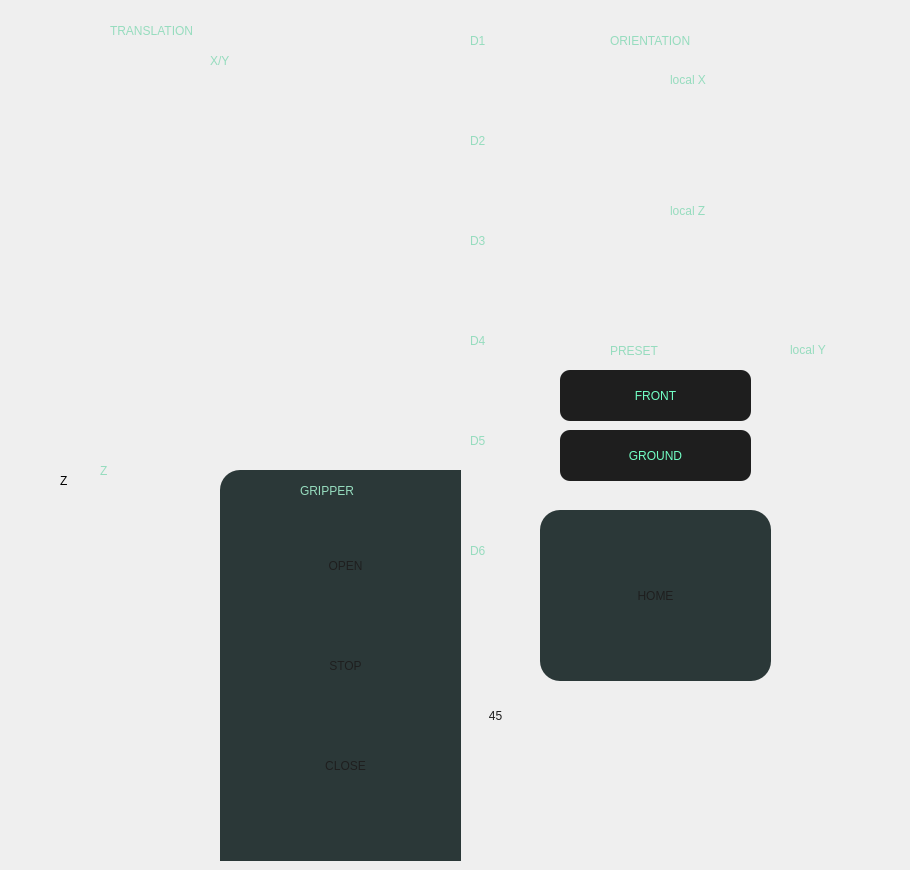
       <widget class="QWidget" name="teleoperation">
        <attribute name="title">
         <string>teleoperation</string>
        </attribute>
        <widget class="QLabel" name="label_10">
         <property name="geometry">
          <rect>
           <x>60</x>
           <y>470</y>
           <width>31</width>
           <height>21</height>
          </rect>
         </property>
         <property name="styleSheet">
          <string notr="true">    font: 75 15pt &quot;Monospace&quot;;</string>
         </property>
         <property name="text">
          <string>Z</string>
         </property>
        </widget>
        <widget class="QFrame" name="frame_16">
         <property name="geometry">
          <rect>
           <x>20</x>
           <y>10</y>
           <width>441</width>
           <height>851</height>
          </rect>
         </property>
         <property name="styleSheet">
          <string notr="true">QFrame {
    border-radius: 20px;
    border: 0px solid rgba(114, 255, 197, 255);
    background: qlineargradient(
        x1:0, y1:0,
        x2:1, y2:1,
        stop:0 rgb(42, 56, 56),
        stop:1 rgb(23, 36, 36)
    );
}</string>
         </property>
         <property name="frameShape">
          <enum>QFrame::StyledPanel</enum>
         </property>
         <property name="frameShadow">
          <enum>QFrame::Raised</enum>
         </property>
         <widget class="QLabel" name="label_6">
          <property name="geometry">
           <rect>
            <x>90</x>
            <y>0</y>
            <width>261</width>
            <height>41</height>
           </rect>
          </property>
          <property name="styleSheet">
           <string notr="true">color:rgb(150, 220, 190);
font: 75 25pt &quot;Monospace&quot;;
background-color: transparent;</string>
          </property>
          <property name="text">
           <string>TRANSLATION</string>
          </property>
         </widget>
         <widget class="QLabel" name="label_9">
          <property name="geometry">
           <rect>
            <x>190</x>
            <y>40</y>
            <width>51</width>
            <height>21</height>
           </rect>
          </property>
          <property name="styleSheet">
           <string notr="true">    font: 75 15pt &quot;Monospace&quot;;
color:rgb(150, 220, 190);
background-color: transparent;</string>
          </property>
          <property name="text">
           <string>X/Y</string>
          </property>
         </widget>
         <widget class="QWidget" name="verticalLayoutWidget_11">
          <property name="geometry">
           <rect>
            <x>30</x>
            <y>480</y>
            <width>111</width>
            <height>331</height>
           </rect>
          </property>
          <layout class="QVBoxLayout" name="verticalLayout_11">
           <item>
            <widget class="QWidget" name="JoystickPlaceholder_3" native="true"/>
           </item>
          </layout>
         </widget>
         <widget class="QWidget" name="verticalLayoutWidget_10">
          <property name="geometry">
           <rect>
            <x>20</x>
            <y>70</y>
            <width>381</width>
            <height>361</height>
           </rect>
          </property>
          <layout class="QVBoxLayout" name="verticalLayout_10">
           <item>
            <widget class="QWidget" name="JoystickPlaceholder_2" native="true"/>
           </item>
          </layout>
         </widget>
         <widget class="QLabel" name="label_17">
          <property name="geometry">
           <rect>
            <x>80</x>
            <y>450</y>
            <width>21</width>
            <height>21</height>
           </rect>
          </property>
          <property name="styleSheet">
           <string notr="true">    font: 75 15pt &quot;Monospace&quot;;
color:rgb(150, 220, 190);
background-color: transparent;</string>
          </property>
          <property name="text">
           <string>Z</string>
          </property>
         </widget>
         <widget class="QFrame" name="frame_17">
          <property name="geometry">
           <rect>
            <x>200</x>
            <y>460</y>
            <width>261</width>
            <height>411</height>
           </rect>
          </property>
          <property name="styleSheet">
           <string notr="true">QFrame {
    border-radius: 20px;
    border: 0px solid rgba(114, 255, 197, 255);
     background-color: rgb(43, 56, 56);
}</string>
          </property>
          <property name="frameShape">
           <enum>QFrame::StyledPanel</enum>
          </property>
          <property name="frameShadow">
           <enum>QFrame::Raised</enum>
          </property>
          <widget class="QLabel" name="label_11">
           <property name="geometry">
            <rect>
             <x>80</x>
             <y>10</y>
             <width>91</width>
             <height>21</height>
            </rect>
           </property>
           <property name="styleSheet">
            <string notr="true">    font: 75 15pt &quot;Monospace&quot;;
color:rgb(150, 220, 190);
background-color: transparent;</string>
           </property>
           <property name="text">
            <string>GRIPPER</string>
           </property>
          </widget>
          <widget class="QPushButton" name="gripper_open_button">
           <property name="geometry">
            <rect>
             <x>30</x>
             <y>40</y>
             <width>191</width>
             <height>111</height>
            </rect>
           </property>
           <property name="styleSheet">
            <string notr="true">QPushButton {
       background: qlineargradient(
        x1:0, y1:0,
        x2:1, y2:1,
        stop:0 rgb(70, 138, 110),
        stop:1 rgb(150, 220, 190)
    );
    color: rgba(30,30,30,255);
    border: 0px solid  rgba(255, 251, 227, 255);
    border-radius: 10px;
    padding: 6px 12px;
    font: 75 25pt &quot;Monospace&quot;;
}

QPushButton:hover {
    background-color: rgba(114, 255, 197, 255);
	color: rgba(30,30,30, 255);
    border: 4px solid #54ba90;
}

QPushButton:pressed {
    background-color: rgba(160, 255, 216, 255);
	color: rgba(30,30,30, 255);
    border: 4px solid #fc9997;
}</string>
           </property>
           <property name="text">
            <string>OPEN</string>
           </property>
          </widget>
          <widget class="QPushButton" name="gripper_stop_button">
           <property name="geometry">
            <rect>
             <x>30</x>
             <y>170</y>
             <width>191</width>
             <height>51</height>
            </rect>
           </property>
           <property name="styleSheet">
            <string notr="true">QPushButton {
       background: qlineargradient(
        x1:0, y1:0,
        x2:1, y2:1,
        stop:0 rgb(70, 138, 110),
        stop:1 rgb(150, 220, 190)
    );
    color: rgba(30,30,30,255);
    border: 0px solid  rgba(255, 251, 227, 255);
    border-radius: 10px;
    padding: 6px 12px;
    font: 75 25pt &quot;Monospace&quot;;
}

QPushButton:hover {
    background-color: rgba(247, 172, 172, 0.35);
	color: rgba(30,30,30,255);
    border: 4px solid #fc9997;
}

QPushButton:pressed {
    background-color: rgba(247, 172, 172, 0.5);
	color: rgba(30,30,30,255);
    border: 4px solid #fc9997;
}</string>
           </property>
           <property name="text">
            <string>STOP</string>
           </property>
          </widget>
          <widget class="QPushButton" name="gripper_close_button">
           <property name="geometry">
            <rect>
             <x>30</x>
             <y>240</y>
             <width>191</width>
             <height>111</height>
            </rect>
           </property>
           <property name="styleSheet">
            <string notr="true">QPushButton {
        background: qlineargradient(
        x1:0, y1:0,
        x2:1, y2:1,
        stop:0 rgb(70, 138, 110),
        stop:1 rgb(150, 220, 190)
    );
    color: rgba(30,30,30,255);
    border: 0px solid  rgba(255, 251, 227, 255);
    border-radius: 10px;
    padding: 6px 12px;
    font: 75 25pt &quot;Monospace&quot;;
}

QPushButton:hover {
    background-color: rgba(114, 255, 197, 255);
	color: rgba(30,30,30, 255);
    border: 4px solid #54ba90;
}

QPushButton:pressed {
    background-color: rgba(160, 255, 216, 255);
	color: rgba(30,30,30, 255);
    border: 4px solid #fc9997;
}</string>
           </property>
           <property name="text">
            <string>CLOSE</string>
           </property>
          </widget>
         </widget>
        </widget>
        <widget class="QFrame" name="frame_18">
         <property name="geometry">
          <rect>
           <x>530</x>
           <y>10</y>
           <width>371</width>
           <height>681</height>
          </rect>
         </property>
         <property name="styleSheet">
          <string notr="true">QFrame {
    border-radius: 20px;
    border: 0px solid rgba(114, 255, 197, 255);
    background: qlineargradient(
        x1:0, y1:0,
        x2:1, y2:1,
        stop:0 rgb(42, 56, 56),
        stop:1 rgb(23, 36, 36)
    );
}</string>
         </property>
         <property name="frameShape">
          <enum>QFrame::StyledPanel</enum>
         </property>
         <property name="frameShadow">
          <enum>QFrame::Raised</enum>
         </property>
         <widget class="QLabel" name="label_7">
          <property name="geometry">
           <rect>
            <x>80</x>
            <y>10</y>
            <width>231</width>
            <height>41</height>
           </rect>
          </property>
          <property name="styleSheet">
           <string notr="true">color:rgb(150, 220, 190);
font: 75 25pt &quot;Monospace&quot;;
background-color: transparent;</string>
          </property>
          <property name="text">
           <string>ORIENTATION</string>
          </property>
         </widget>
         <widget class="QLabel" name="label_13">
          <property name="geometry">
           <rect>
            <x>140</x>
            <y>60</y>
            <width>101</width>
            <height>20</height>
           </rect>
          </property>
          <property name="styleSheet">
           <string notr="true">    font: 75 15pt &quot;Monospace&quot;;
color:rgb(150, 220, 190);
background-color: transparent;</string>
          </property>
          <property name="text">
           <string>local X</string>
          </property>
         </widget>
         <widget class="QWidget" name="verticalLayoutWidget_14">
          <property name="geometry">
           <rect>
            <x>30</x>
            <y>90</y>
            <width>331</width>
            <height>91</height>
           </rect>
          </property>
          <layout class="QVBoxLayout" name="verticalLayout_14">
           <item>
            <widget class="QWidget" name="JoystickPlaceholder_6" native="true"/>
           </item>
          </layout>
         </widget>
         <widget class="QLabel" name="label_12">
          <property name="geometry">
           <rect>
            <x>140</x>
            <y>190</y>
            <width>91</width>
            <height>21</height>
           </rect>
          </property>
          <property name="styleSheet">
           <string notr="true">    font: 75 15pt &quot;Monospace&quot;;
color:rgb(150, 220, 190);
background-color: transparent;</string>
          </property>
          <property name="text">
           <string>local Z</string>
          </property>
         </widget>
         <widget class="QWidget" name="verticalLayoutWidget_17">
          <property name="geometry">
           <rect>
            <x>30</x>
            <y>220</y>
            <width>331</width>
            <height>91</height>
           </rect>
          </property>
          <layout class="QVBoxLayout" name="verticalLayout_18">
           <item>
            <widget class="QWidget" name="JoystickPlaceholder_4" native="true"/>
           </item>
          </layout>
         </widget>
         <widget class="QWidget" name="verticalLayoutWidget_16">
          <property name="geometry">
           <rect>
            <x>250</x>
            <y>360</y>
            <width>111</width>
            <height>311</height>
           </rect>
          </property>
          <layout class="QVBoxLayout" name="verticalLayout_17">
           <item>
            <widget class="QWidget" name="JoystickPlaceholder_5" native="true"/>
           </item>
          </layout>
         </widget>
         <widget class="QLabel" name="label_14">
          <property name="geometry">
           <rect>
            <x>260</x>
            <y>330</y>
            <width>101</width>
            <height>20</height>
           </rect>
          </property>
          <property name="styleSheet">
           <string notr="true">    font: 75 15pt &quot;Monospace&quot;;
color:rgb(150, 220, 190);
background-color: transparent;</string>
          </property>
          <property name="text">
           <string>local Y</string>
          </property>
         </widget>
         <widget class="QLabel" name="label_15">
          <property name="geometry">
           <rect>
            <x>80</x>
            <y>330</y>
            <width>101</width>
            <height>21</height>
           </rect>
          </property>
          <property name="styleSheet">
           <string notr="true">    font: 75 15pt &quot;Monospace&quot;;
color:rgb(150, 220, 190);
background-color: transparent;</string>
          </property>
          <property name="text">
           <string>PRESET</string>
          </property>
         </widget>
         <widget class="QPushButton" name="front_preset_button">
          <property name="geometry">
           <rect>
            <x>30</x>
            <y>360</y>
            <width>191</width>
            <height>51</height>
           </rect>
          </property>
          <property name="styleSheet">
           <string notr="true">QPushButton {
    background-color: rgba(30,30,30,255);
    color: rgba(114, 255, 197, 255);
    border: 0px solid  rgba(255, 251, 227, 255);
    border-radius: 10px;
    padding: 6px 12px;
    font: 75 25pt &quot;Monospace&quot;;
}

QPushButton:hover {
    background-color: rgba(114, 255, 197, 255);
	color: rgba(30,30,30, 255);
    border: 4px solid #54ba90;
}

QPushButton:pressed {
    background-color: rgba(160, 255, 216, 255);
	color: rgba(30,30,30, 255);
    border: 4px solid #fc9997;
}</string>
          </property>
          <property name="text">
           <string>FRONT</string>
          </property>
         </widget>
         <widget class="QPushButton" name="ground_preset_button">
          <property name="geometry">
           <rect>
            <x>30</x>
            <y>420</y>
            <width>191</width>
            <height>51</height>
           </rect>
          </property>
          <property name="styleSheet">
           <string notr="true">QPushButton {
    background-color: rgba(30,30,30,255);
    color: rgba(114, 255, 197, 255);
    border: 0px solid  rgba(255, 251, 227, 255);
    border-radius: 10px;
    padding: 6px 12px;
    font: 75 25pt &quot;Monospace&quot;;
}

QPushButton:hover {
    background-color: rgba(114, 255, 197, 255);
	color: rgba(30,30,30, 255);
    border: 4px solid #54ba90;
}

QPushButton:pressed {
    background-color: rgba(160, 255, 216, 255);
	color: rgba(30,30,30, 255);
    border: 4px solid #fc9997;
}</string>
          </property>
          <property name="text">
           <string>GROUND</string>
          </property>
         </widget>
         <widget class="QFrame" name="frame_19">
          <property name="geometry">
           <rect>
            <x>10</x>
            <y>500</y>
            <width>231</width>
            <height>171</height>
           </rect>
          </property>
          <property name="styleSheet">
           <string notr="true">QFrame {
    border-radius: 20px;
    border: 0px solid rgba(114, 255, 197, 255);
     background-color: rgb(43, 56, 56);
}</string>
          </property>
          <property name="frameShape">
           <enum>QFrame::StyledPanel</enum>
          </property>
          <property name="frameShadow">
           <enum>QFrame::Raised</enum>
          </property>
          <widget class="QPushButton" name="home_button">
           <property name="geometry">
            <rect>
             <x>10</x>
             <y>10</y>
             <width>211</width>
             <height>151</height>
            </rect>
           </property>
           <property name="styleSheet">
            <string notr="true">QPushButton {
       background: qlineargradient(
        x1:0, y1:0,
        x2:1, y2:1,
        stop:0 rgb(70, 138, 110),
        stop:1 rgb(150, 220, 190)
    );
    color:rgba(30,30,30,255);
    border: 0px solid  rgba(255, 251, 227, 255);
    border-radius: 10px;
    padding: 6px 12px;
    font: 75 30pt &quot;Monospace&quot;;
}

QPushButton:hover {
    background-color: rgba(114, 255, 197, 255);
	color: rgba(30,30,30, 255);
    border: 4px solid #54ba90;
}

QPushButton:pressed {
    background-color: rgba(160, 255, 216, 255);
	color: rgba(30,30,30, 255);
    border: 4px solid #fc9997;
}</string>
           </property>
           <property name="text">
            <string>HOME</string>
           </property>
          </widget>
         </widget>
        </widget>
        <widget class="QWidget" name="verticalLayoutWidget_12">
         <property name="geometry">
          <rect>
           <x>470</x>
           <y>60</y>
           <width>51</width>
           <height>51</height>
          </rect>
         </property>
         <layout class="QVBoxLayout" name="verticalLayout_12">
          <item>
           <widget class="QWidget" name="d1_diode" native="true"/>
          </item>
         </layout>
        </widget>
        <widget class="QWidget" name="verticalLayoutWidget_13">
         <property name="geometry">
          <rect>
           <x>470</x>
           <y>160</y>
           <width>51</width>
           <height>51</height>
          </rect>
         </property>
         <layout class="QVBoxLayout" name="verticalLayout_13">
          <item>
           <widget class="QWidget" name="d2_diode" native="true"/>
          </item>
         </layout>
        </widget>
        <widget class="QWidget" name="verticalLayoutWidget_18">
         <property name="geometry">
          <rect>
           <x>470</x>
           <y>260</y>
           <width>51</width>
           <height>51</height>
          </rect>
         </property>
         <layout class="QVBoxLayout" name="verticalLayout_15">
          <item>
           <widget class="QWidget" name="d3_diode" native="true"/>
          </item>
         </layout>
        </widget>
        <widget class="QWidget" name="verticalLayoutWidget_19">
         <property name="geometry">
          <rect>
           <x>470</x>
           <y>360</y>
           <width>51</width>
           <height>51</height>
          </rect>
         </property>
         <layout class="QVBoxLayout" name="verticalLayout_19">
          <item>
           <widget class="QWidget" name="d4_diode" native="true"/>
          </item>
         </layout>
        </widget>
        <widget class="QWidget" name="verticalLayoutWidget_20">
         <property name="geometry">
          <rect>
           <x>470</x>
           <y>460</y>
           <width>51</width>
           <height>51</height>
          </rect>
         </property>
         <layout class="QVBoxLayout" name="verticalLayout_20">
          <item>
           <widget class="QWidget" name="d5_diode" native="true"/>
          </item>
         </layout>
        </widget>
        <widget class="QWidget" name="verticalLayoutWidget_21">
         <property name="geometry">
          <rect>
           <x>470</x>
           <y>570</y>
           <width>51</width>
           <height>51</height>
          </rect>
         </property>
         <layout class="QVBoxLayout" name="verticalLayout_21">
          <item>
           <widget class="QWidget" name="d6_diode" native="true"/>
          </item>
         </layout>
        </widget>
        <widget class="QLabel" name="label_18">
         <property name="geometry">
          <rect>
           <x>470</x>
           <y>30</y>
           <width>51</width>
           <height>21</height>
          </rect>
         </property>
         <property name="styleSheet">
          <string notr="true">    font: 75 15pt &quot;Monospace&quot;;
color:rgb(150, 220, 190);
background-color: transparent;</string>
         </property>
         <property name="text">
          <string>D1</string>
         </property>
        </widget>
        <widget class="QLabel" name="label_19">
         <property name="geometry">
          <rect>
           <x>470</x>
           <y>130</y>
           <width>51</width>
           <height>21</height>
          </rect>
         </property>
         <property name="styleSheet">
          <string notr="true">    font: 75 15pt &quot;Monospace&quot;;
color:rgb(150, 220, 190);
background-color: transparent;</string>
         </property>
         <property name="text">
          <string>D2</string>
         </property>
        </widget>
        <widget class="QLabel" name="label_20">
         <property name="geometry">
          <rect>
           <x>470</x>
           <y>230</y>
           <width>51</width>
           <height>21</height>
          </rect>
         </property>
         <property name="styleSheet">
          <string notr="true">    font: 75 15pt &quot;Monospace&quot;;
color:rgb(150, 220, 190);
background-color: transparent;</string>
         </property>
         <property name="text">
          <string>D3</string>
         </property>
        </widget>
        <widget class="QLabel" name="label_27">
         <property name="geometry">
          <rect>
           <x>470</x>
           <y>330</y>
           <width>51</width>
           <height>21</height>
          </rect>
         </property>
         <property name="styleSheet">
          <string notr="true">    font: 75 15pt &quot;Monospace&quot;;
color:rgb(150, 220, 190);
background-color: transparent;</string>
         </property>
         <property name="text">
          <string>D4</string>
         </property>
        </widget>
        <widget class="QLabel" name="label_28">
         <property name="geometry">
          <rect>
           <x>470</x>
           <y>430</y>
           <width>51</width>
           <height>21</height>
          </rect>
         </property>
         <property name="styleSheet">
          <string notr="true">    font: 75 15pt &quot;Monospace&quot;;
color:rgb(150, 220, 190);
background-color: transparent;</string>
         </property>
         <property name="text">
          <string>D5</string>
         </property>
        </widget>
        <widget class="QLabel" name="label_29">
         <property name="geometry">
          <rect>
           <x>470</x>
           <y>540</y>
           <width>51</width>
           <height>21</height>
          </rect>
         </property>
         <property name="styleSheet">
          <string notr="true">    font: 75 15pt &quot;Monospace&quot;;
color:rgb(150, 220, 190);
background-color: transparent;</string>
         </property>
         <property name="text">
          <string>D6</string>
         </property>
        </widget>
        <widget class="QFrame" name="frame_21">
         <property name="geometry">
          <rect>
           <x>530</x>
           <y>700</y>
           <width>371</width>
           <height>161</height>
          </rect>
         </property>
         <property name="styleSheet">
          <string notr="true">QFrame {
    border-radius: 20px;
    border: 0px solid rgba(114, 255, 197, 255);
    background: qlineargradient(
        x1:0, y1:0,
        x2:1, y2:1,
        stop:0 rgb(42, 56, 56),
        stop:1 rgb(23, 36, 36)
    );
}</string>
         </property>
         <property name="frameShape">
          <enum>QFrame::StyledPanel</enum>
         </property>
         <property name="frameShadow">
          <enum>QFrame::Raised</enum>
         </property>
         <widget class="QWidget" name="verticalLayoutWidget_15">
          <property name="geometry">
           <rect>
            <x>20</x>
            <y>10</y>
            <width>331</width>
            <height>141</height>
           </rect>
          </property>
          <layout class="QVBoxLayout" name="verticalLayout_16">
           <item>
            <widget class="QWidget" name="axis_view" native="true"/>
           </item>
          </layout>
         </widget>
        </widget>
        <widget class="QPushButton" name="mode45_button">
         <property name="geometry">
          <rect>
           <x>470</x>
           <y>630</y>
           <width>51</width>
           <height>171</height>
          </rect>
         </property>
         <property name="styleSheet">
          <string notr="true">QPushButton {
       background: qlineargradient(
        x1:0, y1:0,
        x2:1, y2:1,
        stop:0 rgb(70, 138, 110),
        stop:1 rgb(150, 220, 190)
    );
    color:rgba(30,30,30,255);
    border: 0px solid  rgba(255, 251, 227, 255);
    border-radius: 10px;
    padding: 6px 12px;
    font: 75 20pt &quot;Monospace&quot;;
}

QPushButton:hover {
    background-color: rgba(114, 255, 197, 255);
	color: rgba(30,30,30, 255);
    border: 4px solid #54ba90;
}

QPushButton:pressed {
    background-color: rgba(160, 255, 216, 255);
	color: rgba(30,30,30, 255);
    border: 4px solid #fc9997;
}</string>
         </property>
         <property name="text">
          <string>45</string>
         </property>
        </widget>
        <widget class="QWidget" name="verticalLayoutWidget_26">
         <property name="geometry">
          <rect>
           <x>470</x>
           <y>810</y>
           <width>51</width>
           <height>51</height>
          </rect>
         </property>
         <layout class="QVBoxLayout" name="verticalLayout_26">
          <item>
           <widget class="QWidget" name="mode45_diode" native="true"/>
          </item>
         </layout>
        </widget>
       </widget>
